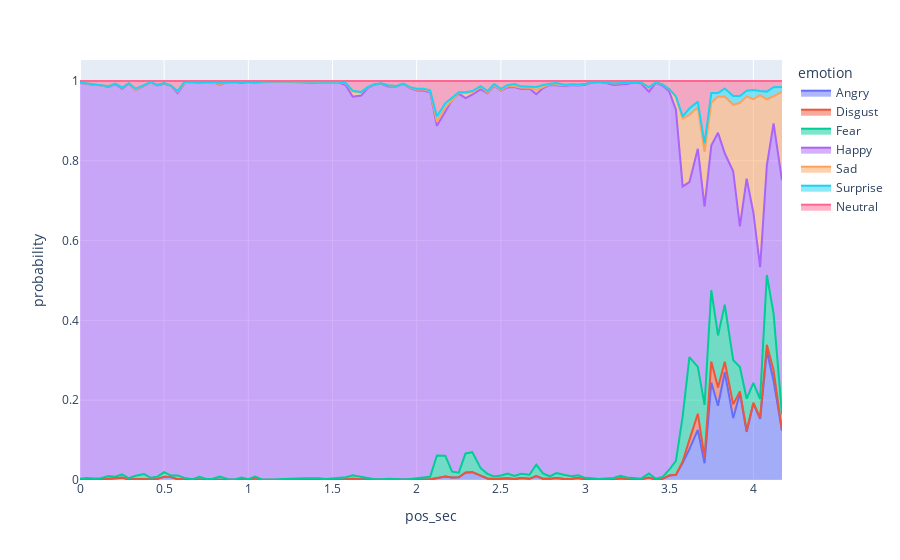

The notebook cell this image was saved under:
### Code cell
fig = px.area(df_plotting, x="pos_sec", y="probability", color="emotion")
fig.show()
